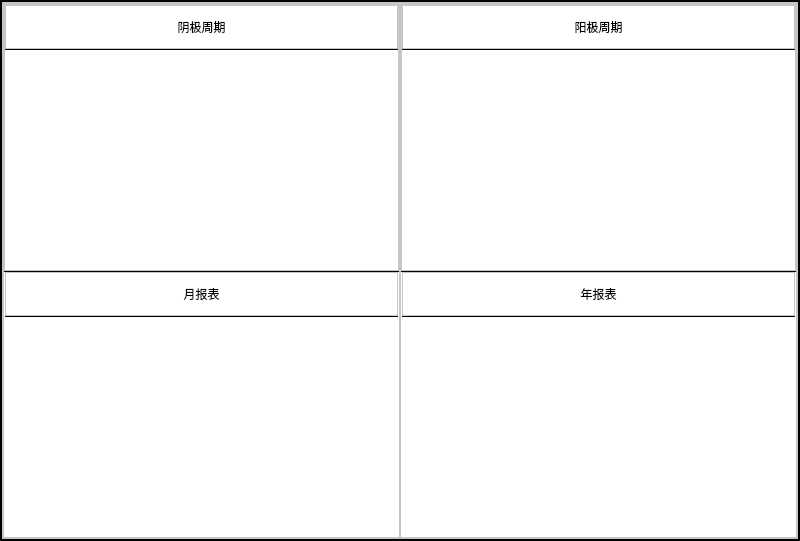
<?xml version="1.0" encoding="UTF-8"?>
<ui version="4.0">
 <class>chartWindow</class>
 <widget class="QMainWindow" name="chartWindow">
  <property name="geometry">
   <rect>
    <x>0</x>
    <y>0</y>
    <width>800</width>
    <height>541</height>
   </rect>
  </property>
  <property name="minimumSize">
   <size>
    <width>800</width>
    <height>500</height>
   </size>
  </property>
  <property name="windowTitle">
   <string>MainWindow</string>
  </property>
  <property name="styleSheet">
   <string notr="true"/>
  </property>
  <widget class="QWidget" name="centralwidget">
   <layout class="QHBoxLayout" name="horizontalLayout_4">
    <property name="spacing">
     <number>0</number>
    </property>
    <property name="leftMargin">
     <number>0</number>
    </property>
    <property name="topMargin">
     <number>0</number>
    </property>
    <property name="rightMargin">
     <number>0</number>
    </property>
    <property name="bottomMargin">
     <number>0</number>
    </property>
    <item>
     <widget class="QFrame" name="frame">
      <property name="styleSheet">
       <string notr="true">#frame{
border:2px solid balck;
}</string>
      </property>
      <property name="frameShape">
       <enum>QFrame::StyledPanel</enum>
      </property>
      <property name="frameShadow">
       <enum>QFrame::Raised</enum>
      </property>
      <layout class="QVBoxLayout" name="verticalLayout">
       <property name="spacing">
        <number>0</number>
       </property>
       <property name="leftMargin">
        <number>0</number>
       </property>
       <property name="topMargin">
        <number>0</number>
       </property>
       <property name="rightMargin">
        <number>0</number>
       </property>
       <property name="bottomMargin">
        <number>0</number>
       </property>
       <item>
        <widget class="QFrame" name="frame_3">
         <property name="sizePolicy">
          <sizepolicy hsizetype="Preferred" vsizetype="Preferred">
           <horstretch>0</horstretch>
           <verstretch>15</verstretch>
          </sizepolicy>
         </property>
         <property name="styleSheet">
          <string notr="true">background-color: rgb(255, 255, 255);
</string>
         </property>
         <property name="frameShape">
          <enum>QFrame::StyledPanel</enum>
         </property>
         <property name="frameShadow">
          <enum>QFrame::Raised</enum>
         </property>
         <layout class="QHBoxLayout" name="horizontalLayout_5">
          <property name="spacing">
           <number>0</number>
          </property>
          <property name="leftMargin">
           <number>0</number>
          </property>
          <property name="topMargin">
           <number>0</number>
          </property>
          <property name="rightMargin">
           <number>0</number>
          </property>
          <property name="bottomMargin">
           <number>0</number>
          </property>
          <item>
           <widget class="QFrame" name="frame_6">
            <property name="frameShape">
             <enum>QFrame::StyledPanel</enum>
            </property>
            <property name="frameShadow">
             <enum>QFrame::Raised</enum>
            </property>
            <layout class="QVBoxLayout" name="verticalLayout_2">
             <property name="spacing">
              <number>0</number>
             </property>
             <property name="leftMargin">
              <number>0</number>
             </property>
             <property name="topMargin">
              <number>0</number>
             </property>
             <property name="rightMargin">
              <number>0</number>
             </property>
             <property name="bottomMargin">
              <number>0</number>
             </property>
             <item>
              <widget class="QFrame" name="frame_8">
               <property name="styleSheet">
                <string notr="true"/>
               </property>
               <property name="frameShape">
                <enum>QFrame::StyledPanel</enum>
               </property>
               <property name="frameShadow">
                <enum>QFrame::Raised</enum>
               </property>
               <layout class="QVBoxLayout" name="verticalLayout_4">
                <property name="spacing">
                 <number>0</number>
                </property>
                <property name="leftMargin">
                 <number>0</number>
                </property>
                <property name="topMargin">
                 <number>0</number>
                </property>
                <property name="rightMargin">
                 <number>0</number>
                </property>
                <property name="bottomMargin">
                 <number>0</number>
                </property>
                <item>
                 <widget class="QFrame" name="frame_12">
                  <property name="sizePolicy">
                   <sizepolicy hsizetype="Preferred" vsizetype="Preferred">
                    <horstretch>0</horstretch>
                    <verstretch>1</verstretch>
                   </sizepolicy>
                  </property>
                  <property name="frameShape">
                   <enum>QFrame::StyledPanel</enum>
                  </property>
                  <property name="frameShadow">
                   <enum>QFrame::Raised</enum>
                  </property>
                  <layout class="QHBoxLayout" name="horizontalLayout_6">
                   <item>
                    <widget class="QPushButton" name="pushButton">
                     <property name="styleSheet">
                      <string notr="true">QPushButton{
	border:none;
	color: rgb(0, 0, 0);
	font: 14pt &quot;幼圆&quot;;
}</string>
                     </property>
                     <property name="text">
                      <string>阴极周期</string>
                     </property>
                    </widget>
                   </item>
                  </layout>
                 </widget>
                </item>
                <item>
                 <widget class="QFrame" name="frame_13">
                  <property name="sizePolicy">
                   <sizepolicy hsizetype="Preferred" vsizetype="Preferred">
                    <horstretch>0</horstretch>
                    <verstretch>5</verstretch>
                   </sizepolicy>
                  </property>
                  <property name="styleSheet">
                   <string notr="true">
border-top:1px solid balck;
</string>
                  </property>
                  <property name="frameShape">
                   <enum>QFrame::StyledPanel</enum>
                  </property>
                  <property name="frameShadow">
                   <enum>QFrame::Raised</enum>
                  </property>
                  <layout class="QHBoxLayout" name="horizontalLayout_10"/>
                 </widget>
                </item>
               </layout>
              </widget>
             </item>
             <item>
              <widget class="QFrame" name="frame_9">
               <property name="styleSheet">
                <string notr="true">#frame_9{
border-top:1px solid balck;
}</string>
               </property>
               <property name="frameShape">
                <enum>QFrame::StyledPanel</enum>
               </property>
               <property name="frameShadow">
                <enum>QFrame::Raised</enum>
               </property>
               <layout class="QVBoxLayout" name="verticalLayout_5">
                <property name="spacing">
                 <number>0</number>
                </property>
                <property name="leftMargin">
                 <number>0</number>
                </property>
                <property name="topMargin">
                 <number>0</number>
                </property>
                <property name="rightMargin">
                 <number>0</number>
                </property>
                <property name="bottomMargin">
                 <number>0</number>
                </property>
                <item>
                 <widget class="QFrame" name="frame_15">
                  <property name="sizePolicy">
                   <sizepolicy hsizetype="Preferred" vsizetype="Preferred">
                    <horstretch>0</horstretch>
                    <verstretch>1</verstretch>
                   </sizepolicy>
                  </property>
                  <property name="frameShape">
                   <enum>QFrame::StyledPanel</enum>
                  </property>
                  <property name="frameShadow">
                   <enum>QFrame::Raised</enum>
                  </property>
                  <layout class="QHBoxLayout" name="horizontalLayout_8">
                   <item>
                    <widget class="QPushButton" name="pushButton_3">
                     <property name="styleSheet">
                      <string notr="true">QPushButton{
	border:none;
	color: rgb(0, 0, 0);
	font: 14pt &quot;幼圆&quot;;
}</string>
                     </property>
                     <property name="text">
                      <string>月报表</string>
                     </property>
                    </widget>
                   </item>
                  </layout>
                 </widget>
                </item>
                <item>
                 <widget class="QFrame" name="frame_14">
                  <property name="sizePolicy">
                   <sizepolicy hsizetype="Preferred" vsizetype="Preferred">
                    <horstretch>0</horstretch>
                    <verstretch>5</verstretch>
                   </sizepolicy>
                  </property>
                  <property name="styleSheet">
                   <string notr="true">
border-top:1px solid balck;
</string>
                  </property>
                  <property name="frameShape">
                   <enum>QFrame::StyledPanel</enum>
                  </property>
                  <property name="frameShadow">
                   <enum>QFrame::Raised</enum>
                  </property>
                  <layout class="QHBoxLayout" name="horizontalLayout_12"/>
                 </widget>
                </item>
               </layout>
              </widget>
             </item>
            </layout>
           </widget>
          </item>
          <item>
           <widget class="QFrame" name="frame_7">
            <property name="styleSheet">
             <string notr="true">#frame_7{
border-left:1px solid balck;
}</string>
            </property>
            <property name="frameShape">
             <enum>QFrame::StyledPanel</enum>
            </property>
            <property name="frameShadow">
             <enum>QFrame::Raised</enum>
            </property>
            <layout class="QVBoxLayout" name="verticalLayout_3">
             <property name="spacing">
              <number>0</number>
             </property>
             <property name="leftMargin">
              <number>0</number>
             </property>
             <property name="topMargin">
              <number>0</number>
             </property>
             <property name="rightMargin">
              <number>0</number>
             </property>
             <property name="bottomMargin">
              <number>0</number>
             </property>
             <item>
              <widget class="QFrame" name="frame_10">
               <property name="styleSheet">
                <string notr="true"/>
               </property>
               <property name="frameShape">
                <enum>QFrame::StyledPanel</enum>
               </property>
               <property name="frameShadow">
                <enum>QFrame::Raised</enum>
               </property>
               <layout class="QVBoxLayout" name="verticalLayout_6">
                <property name="spacing">
                 <number>0</number>
                </property>
                <property name="leftMargin">
                 <number>0</number>
                </property>
                <property name="topMargin">
                 <number>0</number>
                </property>
                <property name="rightMargin">
                 <number>0</number>
                </property>
                <property name="bottomMargin">
                 <number>0</number>
                </property>
                <item>
                 <widget class="QFrame" name="frame_16">
                  <property name="sizePolicy">
                   <sizepolicy hsizetype="Preferred" vsizetype="Preferred">
                    <horstretch>0</horstretch>
                    <verstretch>1</verstretch>
                   </sizepolicy>
                  </property>
                  <property name="frameShape">
                   <enum>QFrame::StyledPanel</enum>
                  </property>
                  <property name="frameShadow">
                   <enum>QFrame::Raised</enum>
                  </property>
                  <layout class="QHBoxLayout" name="horizontalLayout_7">
                   <item>
                    <widget class="QPushButton" name="pushButton_2">
                     <property name="styleSheet">
                      <string notr="true">QPushButton{
	border:none;
	color: rgb(0, 0, 0);
	font: 14pt &quot;幼圆&quot;;
}</string>
                     </property>
                     <property name="text">
                      <string>阳极周期</string>
                     </property>
                    </widget>
                   </item>
                  </layout>
                 </widget>
                </item>
                <item>
                 <widget class="QFrame" name="frame_18">
                  <property name="sizePolicy">
                   <sizepolicy hsizetype="Preferred" vsizetype="Preferred">
                    <horstretch>0</horstretch>
                    <verstretch>5</verstretch>
                   </sizepolicy>
                  </property>
                  <property name="styleSheet">
                   <string notr="true">
border-top:1px solid balck;
</string>
                  </property>
                  <property name="frameShape">
                   <enum>QFrame::StyledPanel</enum>
                  </property>
                  <property name="frameShadow">
                   <enum>QFrame::Raised</enum>
                  </property>
                  <layout class="QHBoxLayout" name="horizontalLayout_11"/>
                 </widget>
                </item>
               </layout>
              </widget>
             </item>
             <item>
              <widget class="QFrame" name="frame_11">
               <property name="styleSheet">
                <string notr="true">#frame_11{
border-top:1px solid balck;
}</string>
               </property>
               <property name="frameShape">
                <enum>QFrame::StyledPanel</enum>
               </property>
               <property name="frameShadow">
                <enum>QFrame::Raised</enum>
               </property>
               <layout class="QVBoxLayout" name="verticalLayout_7">
                <property name="spacing">
                 <number>0</number>
                </property>
                <property name="leftMargin">
                 <number>0</number>
                </property>
                <property name="topMargin">
                 <number>0</number>
                </property>
                <property name="rightMargin">
                 <number>0</number>
                </property>
                <property name="bottomMargin">
                 <number>0</number>
                </property>
                <item>
                 <widget class="QFrame" name="frame_19">
                  <property name="sizePolicy">
                   <sizepolicy hsizetype="Preferred" vsizetype="Preferred">
                    <horstretch>0</horstretch>
                    <verstretch>1</verstretch>
                   </sizepolicy>
                  </property>
                  <property name="frameShape">
                   <enum>QFrame::StyledPanel</enum>
                  </property>
                  <property name="frameShadow">
                   <enum>QFrame::Raised</enum>
                  </property>
                  <layout class="QHBoxLayout" name="horizontalLayout_9">
                   <item>
                    <widget class="QPushButton" name="pushButton_5">
                     <property name="styleSheet">
                      <string notr="true">QPushButton{
	border:none;
	color: rgb(0, 0, 0);
	font: 14pt &quot;幼圆&quot;;
}</string>
                     </property>
                     <property name="text">
                      <string>年报表</string>
                     </property>
                    </widget>
                   </item>
                  </layout>
                 </widget>
                </item>
                <item>
                 <widget class="QFrame" name="frame_20">
                  <property name="sizePolicy">
                   <sizepolicy hsizetype="Preferred" vsizetype="Preferred">
                    <horstretch>0</horstretch>
                    <verstretch>5</verstretch>
                   </sizepolicy>
                  </property>
                  <property name="styleSheet">
                   <string notr="true">
border-top:1px solid balck;
</string>
                  </property>
                  <property name="frameShape">
                   <enum>QFrame::StyledPanel</enum>
                  </property>
                  <property name="frameShadow">
                   <enum>QFrame::Raised</enum>
                  </property>
                  <layout class="QHBoxLayout" name="horizontalLayout_13"/>
                 </widget>
                </item>
               </layout>
              </widget>
             </item>
            </layout>
           </widget>
          </item>
         </layout>
        </widget>
       </item>
      </layout>
     </widget>
    </item>
   </layout>
  </widget>
 </widget>
 <resources>
  <include location="rsc.qrc"/>
 </resources>
 <connections/>
</ui>
